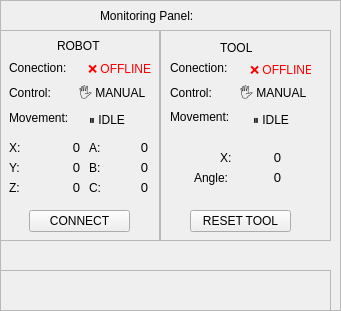
    <widget class="QFrame" name="frame_alerts">
     <property name="geometry">
      <rect>
       <x>270</x>
       <y>530</y>
       <width>341</width>
       <height>311</height>
      </rect>
     </property>
     <property name="frameShape">
      <enum>QFrame::StyledPanel</enum>
     </property>
     <property name="frameShadow">
      <enum>QFrame::Raised</enum>
     </property>
     <widget class="QLabel" name="option_panel_title_2">
      <property name="geometry">
       <rect>
        <x>100</x>
        <y>5</y>
        <width>131</width>
        <height>21</height>
       </rect>
      </property>
      <property name="text">
       <string>Monitoring Panel:</string>
      </property>
     </widget>
     <widget class="QFrame" name="frame_tool_status">
      <property name="geometry">
       <rect>
        <x>0</x>
        <y>270</y>
        <width>331</width>
        <height>41</height>
       </rect>
      </property>
      <property name="frameShape">
       <enum>QFrame::StyledPanel</enum>
      </property>
      <property name="frameShadow">
       <enum>QFrame::Raised</enum>
      </property>
     </widget>
     <widget class="QFrame" name="frame_robot_status">
      <property name="geometry">
       <rect>
        <x>-1</x>
        <y>30</y>
        <width>161</width>
        <height>211</height>
       </rect>
      </property>
      <property name="frameShape">
       <enum>QFrame::StyledPanel</enum>
      </property>
      <property name="frameShadow">
       <enum>QFrame::Raised</enum>
      </property>
      <widget class="QLabel" name="label_29">
       <property name="geometry">
        <rect>
         <x>10</x>
         <y>30</y>
         <width>71</width>
         <height>16</height>
        </rect>
       </property>
       <property name="text">
        <string>Conection:</string>
       </property>
      </widget>
      <widget class="QLabel" name="robot_connection_label">
       <property name="geometry">
        <rect>
         <x>89</x>
         <y>29</y>
         <width>71</width>
         <height>20</height>
        </rect>
       </property>
       <property name="font">
        <font>
         <pointsize>9</pointsize>
        </font>
       </property>
       <property name="autoFillBackground">
        <bool>true</bool>
       </property>
       <property name="styleSheet">
        <string notr="true">color: rgb(0, 170, 0);</string>
       </property>
       <property name="text">
        <string>&lt;html&gt;&lt;head/&gt;&lt;body&gt;&lt;p&gt;&lt;span style=&quot; color:#ff0000;&quot;&gt;❌ OFFLINE&lt;/span&gt;&lt;/p&gt;&lt;/body&gt;&lt;/html&gt;</string>
       </property>
      </widget>
      <widget class="QLabel" name="label_31">
       <property name="geometry">
        <rect>
         <x>10</x>
         <y>110</y>
         <width>21</width>
         <height>16</height>
        </rect>
       </property>
       <property name="text">
        <string>X:</string>
       </property>
      </widget>
      <widget class="QLabel" name="label_32">
       <property name="geometry">
        <rect>
         <x>10</x>
         <y>130</y>
         <width>21</width>
         <height>16</height>
        </rect>
       </property>
       <property name="text">
        <string>Y:</string>
       </property>
      </widget>
      <widget class="QLabel" name="label_33">
       <property name="geometry">
        <rect>
         <x>10</x>
         <y>150</y>
         <width>21</width>
         <height>16</height>
        </rect>
       </property>
       <property name="text">
        <string>Z:</string>
       </property>
      </widget>
      <widget class="QLabel" name="robot_pose_x_label">
       <property name="geometry">
        <rect>
         <x>30</x>
         <y>110</y>
         <width>51</width>
         <height>16</height>
        </rect>
       </property>
       <property name="font">
        <font>
         <pointsize>10</pointsize>
        </font>
       </property>
       <property name="autoFillBackground">
        <bool>true</bool>
       </property>
       <property name="styleSheet">
        <string notr="true">color: rgb(0, 170, 0);</string>
       </property>
       <property name="text">
        <string>&lt;html&gt;&lt;head/&gt;&lt;body&gt;&lt;p align=&quot;right&quot;&gt;&lt;span style=&quot; color:#000000;&quot;&gt;0&lt;/span&gt;&lt;/p&gt;&lt;/body&gt;&lt;/html&gt;</string>
       </property>
      </widget>
      <widget class="QLabel" name="robot_pose_y_label">
       <property name="geometry">
        <rect>
         <x>30</x>
         <y>130</y>
         <width>51</width>
         <height>16</height>
        </rect>
       </property>
       <property name="font">
        <font>
         <pointsize>10</pointsize>
        </font>
       </property>
       <property name="autoFillBackground">
        <bool>true</bool>
       </property>
       <property name="styleSheet">
        <string notr="true">color: rgb(0, 170, 0);</string>
       </property>
       <property name="text">
        <string>&lt;html&gt;&lt;head/&gt;&lt;body&gt;&lt;p align=&quot;right&quot;&gt;&lt;span style=&quot; color:#000000;&quot;&gt;0&lt;/span&gt;&lt;/p&gt;&lt;/body&gt;&lt;/html&gt;</string>
       </property>
      </widget>
      <widget class="QLabel" name="robot_pose_z_label">
       <property name="geometry">
        <rect>
         <x>30</x>
         <y>150</y>
         <width>51</width>
         <height>16</height>
        </rect>
       </property>
       <property name="font">
        <font>
         <pointsize>10</pointsize>
        </font>
       </property>
       <property name="autoFillBackground">
        <bool>true</bool>
       </property>
       <property name="styleSheet">
        <string notr="true">color: rgb(0, 170, 0);</string>
       </property>
       <property name="text">
        <string>&lt;html&gt;&lt;head/&gt;&lt;body&gt;&lt;p align=&quot;right&quot;&gt;&lt;span style=&quot; color:#000000;&quot;&gt;0&lt;/span&gt;&lt;/p&gt;&lt;/body&gt;&lt;/html&gt;</string>
       </property>
      </widget>
      <widget class="QLabel" name="label_36">
       <property name="geometry">
        <rect>
         <x>90</x>
         <y>110</y>
         <width>21</width>
         <height>16</height>
        </rect>
       </property>
       <property name="text">
        <string>A:</string>
       </property>
      </widget>
      <widget class="QLabel" name="label_37">
       <property name="geometry">
        <rect>
         <x>90</x>
         <y>130</y>
         <width>21</width>
         <height>16</height>
        </rect>
       </property>
       <property name="text">
        <string>B:</string>
       </property>
      </widget>
      <widget class="QLabel" name="label_38">
       <property name="geometry">
        <rect>
         <x>90</x>
         <y>150</y>
         <width>21</width>
         <height>16</height>
        </rect>
       </property>
       <property name="text">
        <string>C:</string>
       </property>
      </widget>
      <widget class="QLabel" name="robot_pose_a_label">
       <property name="geometry">
        <rect>
         <x>108</x>
         <y>110</y>
         <width>41</width>
         <height>16</height>
        </rect>
       </property>
       <property name="font">
        <font>
         <pointsize>10</pointsize>
        </font>
       </property>
       <property name="autoFillBackground">
        <bool>true</bool>
       </property>
       <property name="styleSheet">
        <string notr="true">color: rgb(0, 170, 0);</string>
       </property>
       <property name="text">
        <string>&lt;html&gt;&lt;head/&gt;&lt;body&gt;&lt;p align=&quot;right&quot;&gt;&lt;span style=&quot; color:#000000;&quot;&gt;0&lt;/span&gt;&lt;/p&gt;&lt;/body&gt;&lt;/html&gt;</string>
       </property>
      </widget>
      <widget class="QLabel" name="robot_pose_b_label">
       <property name="geometry">
        <rect>
         <x>108</x>
         <y>130</y>
         <width>41</width>
         <height>16</height>
        </rect>
       </property>
       <property name="font">
        <font>
         <pointsize>10</pointsize>
        </font>
       </property>
       <property name="autoFillBackground">
        <bool>true</bool>
       </property>
       <property name="styleSheet">
        <string notr="true">color: rgb(0, 170, 0);</string>
       </property>
       <property name="text">
        <string>&lt;html&gt;&lt;head/&gt;&lt;body&gt;&lt;p align=&quot;right&quot;&gt;&lt;span style=&quot; color:#000000;&quot;&gt;0&lt;/span&gt;&lt;/p&gt;&lt;/body&gt;&lt;/html&gt;</string>
       </property>
      </widget>
      <widget class="QLabel" name="robot_pose_c_label">
       <property name="geometry">
        <rect>
         <x>108</x>
         <y>150</y>
         <width>41</width>
         <height>16</height>
        </rect>
       </property>
       <property name="font">
        <font>
         <pointsize>10</pointsize>
        </font>
       </property>
       <property name="autoFillBackground">
        <bool>true</bool>
       </property>
       <property name="styleSheet">
        <string notr="true">color: rgb(0, 170, 0);</string>
       </property>
       <property name="text">
        <string>&lt;html&gt;&lt;head/&gt;&lt;body&gt;&lt;p align=&quot;right&quot;&gt;&lt;span style=&quot; color:#000000;&quot;&gt;0&lt;/span&gt;&lt;/p&gt;&lt;/body&gt;&lt;/html&gt;</string>
       </property>
      </widget>
      <widget class="QLabel" name="label_46">
       <property name="geometry">
        <rect>
         <x>10</x>
         <y>55</y>
         <width>71</width>
         <height>16</height>
        </rect>
       </property>
       <property name="text">
        <string>Control:</string>
       </property>
      </widget>
      <widget class="QLabel" name="robot_control_label">
       <property name="geometry">
        <rect>
         <x>80</x>
         <y>54</y>
         <width>71</width>
         <height>20</height>
        </rect>
       </property>
       <property name="font">
        <font>
         <pointsize>9</pointsize>
        </font>
       </property>
       <property name="autoFillBackground">
        <bool>true</bool>
       </property>
       <property name="styleSheet">
        <string notr="true">color: rgb(0, 0, 0);</string>
       </property>
       <property name="text">
        <string>&lt;html&gt;&lt;head/&gt;&lt;body&gt;&lt;p&gt;🖐️ MANUAL&lt;/p&gt;&lt;/body&gt;&lt;/html&gt;</string>
       </property>
      </widget>
      <widget class="QLabel" name="label_47">
       <property name="geometry">
        <rect>
         <x>10</x>
         <y>80</y>
         <width>81</width>
         <height>16</height>
        </rect>
       </property>
       <property name="text">
        <string>Movement:</string>
       </property>
      </widget>
      <widget class="QLabel" name="robot_mov_label">
       <property name="geometry">
        <rect>
         <x>90</x>
         <y>80</y>
         <width>60</width>
         <height>20</height>
        </rect>
       </property>
       <property name="font">
        <font>
         <pointsize>9</pointsize>
        </font>
       </property>
       <property name="autoFillBackground">
        <bool>true</bool>
       </property>
       <property name="styleSheet">
        <string notr="true">color: rgb(0, 0, 0);</string>
       </property>
       <property name="text">
        <string>&lt;html&gt;&lt;head/&gt;&lt;body&gt;&lt;p&gt;⏸️ IDLE&lt;/p&gt;&lt;/body&gt;&lt;/html&gt;</string>
       </property>
      </widget>
      <widget class="QLabel" name="label_48">
       <property name="geometry">
        <rect>
         <x>58</x>
         <y>8</y>
         <width>51</width>
         <height>16</height>
        </rect>
       </property>
       <property name="text">
        <string>ROBOT</string>
       </property>
      </widget>
      <widget class="QPushButton" name="Reset_Robot_Button">
       <property name="geometry">
        <rect>
         <x>30</x>
         <y>180</y>
         <width>101</width>
         <height>22</height>
        </rect>
       </property>
       <property name="text">
        <string>CONNECT</string>
       </property>
      </widget>
     </widget>
     <widget class="QFrame" name="frame_3">
      <property name="geometry">
       <rect>
        <x>160</x>
        <y>30</y>
        <width>171</width>
        <height>211</height>
       </rect>
      </property>
      <property name="frameShape">
       <enum>QFrame::StyledPanel</enum>
      </property>
      <property name="frameShadow">
       <enum>QFrame::Raised</enum>
      </property>
      <widget class="QLabel" name="label_35">
       <property name="geometry">
        <rect>
         <x>34</x>
         <y>138</y>
         <width>41</width>
         <height>20</height>
        </rect>
       </property>
       <property name="text">
        <string>Angle:</string>
       </property>
      </widget>
      <widget class="QLabel" name="label_34">
       <property name="geometry">
        <rect>
         <x>60</x>
         <y>120</y>
         <width>21</width>
         <height>16</height>
        </rect>
       </property>
       <property name="text">
        <string>X:</string>
       </property>
      </widget>
      <widget class="QLabel" name="tool_pose_a_label">
       <property name="geometry">
        <rect>
         <x>80</x>
         <y>140</y>
         <width>41</width>
         <height>16</height>
        </rect>
       </property>
       <property name="font">
        <font>
         <pointsize>10</pointsize>
        </font>
       </property>
       <property name="autoFillBackground">
        <bool>true</bool>
       </property>
       <property name="styleSheet">
        <string notr="true">color: rgb(0, 170, 0);</string>
       </property>
       <property name="text">
        <string>&lt;html&gt;&lt;head/&gt;&lt;body&gt;&lt;p align=&quot;right&quot;&gt;&lt;span style=&quot; color:#000000;&quot;&gt;0&lt;/span&gt;&lt;/p&gt;&lt;/body&gt;&lt;/html&gt;</string>
       </property>
      </widget>
      <widget class="QLabel" name="tool_pose_x_label">
       <property name="geometry">
        <rect>
         <x>80</x>
         <y>120</y>
         <width>41</width>
         <height>16</height>
        </rect>
       </property>
       <property name="font">
        <font>
         <pointsize>10</pointsize>
        </font>
       </property>
       <property name="autoFillBackground">
        <bool>true</bool>
       </property>
       <property name="styleSheet">
        <string notr="true">color: rgb(0, 170, 0);</string>
       </property>
       <property name="text">
        <string>&lt;html&gt;&lt;head/&gt;&lt;body&gt;&lt;p align=&quot;right&quot;&gt;&lt;span style=&quot; color:#000000;&quot;&gt;0&lt;/span&gt;&lt;/p&gt;&lt;/body&gt;&lt;/html&gt;</string>
       </property>
      </widget>
      <widget class="QLabel" name="label_30">
       <property name="geometry">
        <rect>
         <x>60</x>
         <y>10</y>
         <width>41</width>
         <height>16</height>
        </rect>
       </property>
       <property name="text">
        <string>TOOL</string>
       </property>
      </widget>
      <widget class="QPushButton" name="Reset_Ext_Button">
       <property name="enabled">
        <bool>true</bool>
       </property>
       <property name="geometry">
        <rect>
         <x>30</x>
         <y>180</y>
         <width>101</width>
         <height>22</height>
        </rect>
       </property>
       <property name="text">
        <string>RESET TOOL</string>
       </property>
      </widget>
      <widget class="QLabel" name="label_49">
       <property name="geometry">
        <rect>
         <x>10</x>
         <y>30</y>
         <width>71</width>
         <height>16</height>
        </rect>
       </property>
       <property name="text">
        <string>Conection:</string>
       </property>
      </widget>
      <widget class="QLabel" name="label_50">
       <property name="geometry">
        <rect>
         <x>10</x>
         <y>55</y>
         <width>71</width>
         <height>16</height>
        </rect>
       </property>
       <property name="text">
        <string>Control:</string>
       </property>
      </widget>
      <widget class="QLabel" name="label_51">
       <property name="geometry">
        <rect>
         <x>10</x>
         <y>79</y>
         <width>81</width>
         <height>16</height>
        </rect>
       </property>
       <property name="text">
        <string>Movement:</string>
       </property>
      </widget>
      <widget class="QLabel" name="tool_connection_label">
       <property name="geometry">
        <rect>
         <x>90</x>
         <y>30</y>
         <width>61</width>
         <height>20</height>
        </rect>
       </property>
       <property name="font">
        <font>
         <pointsize>9</pointsize>
        </font>
       </property>
       <property name="autoFillBackground">
        <bool>true</bool>
       </property>
       <property name="styleSheet">
        <string notr="true">color: rgb(0, 170, 0);</string>
       </property>
       <property name="text">
        <string>&lt;html&gt;&lt;head/&gt;&lt;body&gt;&lt;p&gt;&lt;span style=&quot; color:#ff0000;&quot;&gt;❌ OFFLINE&lt;/span&gt;&lt;/p&gt;&lt;/body&gt;&lt;/html&gt;</string>
       </property>
      </widget>
      <widget class="QLabel" name="tool_control_label">
       <property name="geometry">
        <rect>
         <x>80</x>
         <y>54</y>
         <width>71</width>
         <height>20</height>
        </rect>
       </property>
       <property name="font">
        <font>
         <pointsize>9</pointsize>
        </font>
       </property>
       <property name="autoFillBackground">
        <bool>true</bool>
       </property>
       <property name="styleSheet">
        <string notr="true">color: rgb(0, 0, 0);</string>
       </property>
       <property name="text">
        <string>&lt;html&gt;&lt;head/&gt;&lt;body&gt;&lt;p&gt;🖐️ MANUAL&lt;/p&gt;&lt;/body&gt;&lt;/html&gt;</string>
       </property>
      </widget>
      <widget class="QLabel" name="tool_mov_label">
       <property name="geometry">
        <rect>
         <x>93</x>
         <y>80</y>
         <width>61</width>
         <height>20</height>
        </rect>
       </property>
       <property name="font">
        <font>
         <pointsize>9</pointsize>
        </font>
       </property>
       <property name="autoFillBackground">
        <bool>true</bool>
       </property>
       <property name="styleSheet">
        <string notr="true">color: rgb(0, 0, 0);</string>
       </property>
       <property name="text">
        <string>&lt;html&gt;&lt;head/&gt;&lt;body&gt;&lt;p&gt;⏸️ IDLE&lt;/p&gt;&lt;/body&gt;&lt;/html&gt;</string>
       </property>
      </widget>
     </widget>
    </widget>
